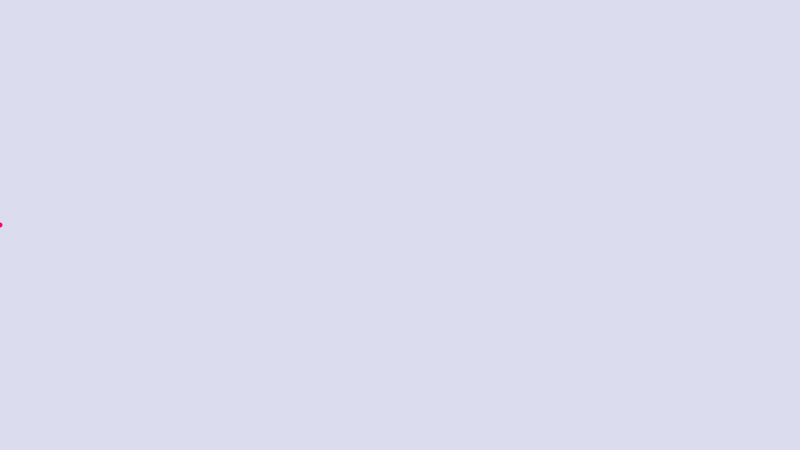
Frame 1 (no input)
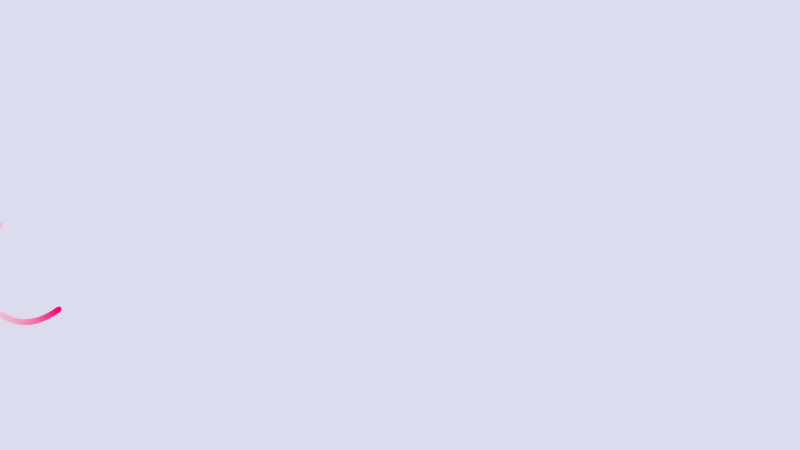
Frame 60 (the mouse pressed at the canvas centre just before this capture)
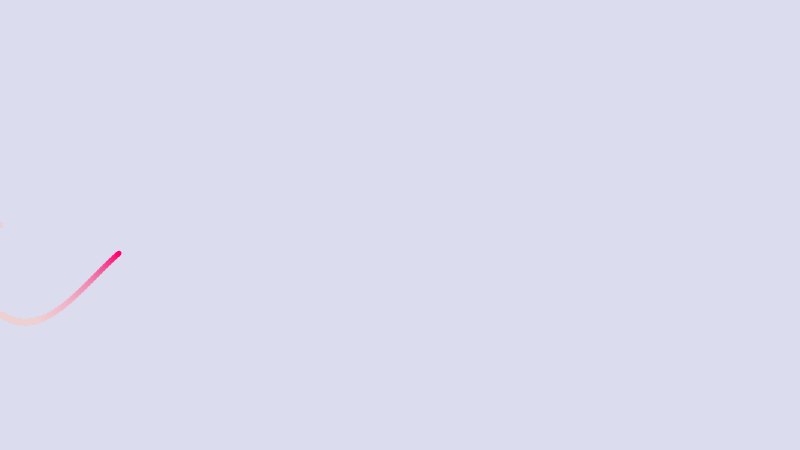
Frame 120 (the mouse held since frame 60 and released just before this capture)

The Processing sketch that drew these frames (run headless with seeded random() and noise(); from frame 60 on, the mouse is pressed at the canvas centre):

// Processing sketch: processing_56113
// ── processing_56113.pde

//----------------------
// by lali barriere 2012
//----------------------

color fons;
color fons_t;
color vermell;

float x,y;
int i;
float a,b;

void setup(){
  fons=color(220,220,240);
  fons_t=color(210,210,220,8);
  vermell=color(255,0,110);

  size(800,450);
  background(fons);

  x=0;
  y=height/2;
  i=0;
  a=height/4;
  b=height/5;
}

void draw(){

  noStroke();
  fill(fons_t);
  rect(0,0,width,height);

  fill(vermell);
  ellipse(x,y,5,5);

  mou();

}

void mou(){
  x=(x+1) % width;
  y=height/2+a*sin(radians(i/3))+b*cos(radians(i));
  i++;
}
